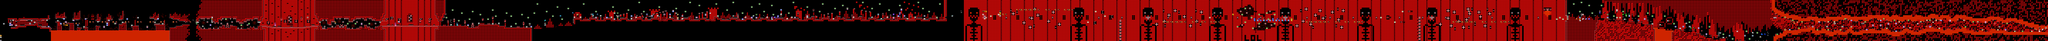

A level layout from a 2D game, rendered from its tile map. Below: a short description, then the map file with tile-grid data replaced by summaries:
An orthogonal 1328x27 tile map with 16x16 px tiles, 2 tile layers (SP, ...), 2 tilesets, 2 image layers.

<map version="1.10" tiledversion="1.11.2" orientation="orthogonal" renderorder="right-down" width="1328" height="27" tilewidth="16" tileheight="16" infinite="0" nextlayerid="5" nextobjectid="1">
 <editorsettings>
  <chunksize width="16" height="27" />
  <export target="../LEVELS/LEVEL DATA/bloodbath.csv" format="csv" />
 </editorsettings>
 <tileset firstgid="1" name="famidash" tilewidth="16" tileheight="16" tilecount="256" columns="16">
  <image source="../../../GRAPHICS/famidash Red.bmp" width="256" height="256" />
 </tileset>
 <tileset firstgid="257" name="sprites" tilewidth="16" tileheight="16" tilecount="256" columns="16">
  <image source="../../../GRAPHICS/sprites.png" width="256" height="256" />
 </tileset>
 <imagelayer id="3" name="Image Layer 1" parallaxx="0.9" parallaxy="0.9" repeatx="1" repeaty="1">
  <image source="../../../GRAPHICS/Old/parallax Red.bmp" width="144" height="72" />
 </imagelayer>
 <imagelayer id="4" name="Image Layer 2" offsetx="0" offsety="432" repeatx="1">
  <image source="../../../GRAPHICS/ground Red.bmp" width="64" height="128" />
 </imagelayer>
 <layer id="1" width="1328" height="27">
  <data>[35856 cells, 35856 non-empty, 139 distinct tile ids]</data>
 </layer>
 <layer id="2" name="SP" width="1328" height="27">
  <data>[35856 cells, 550 non-empty, 111 distinct tile ids]</data>
 </layer>
</map>
